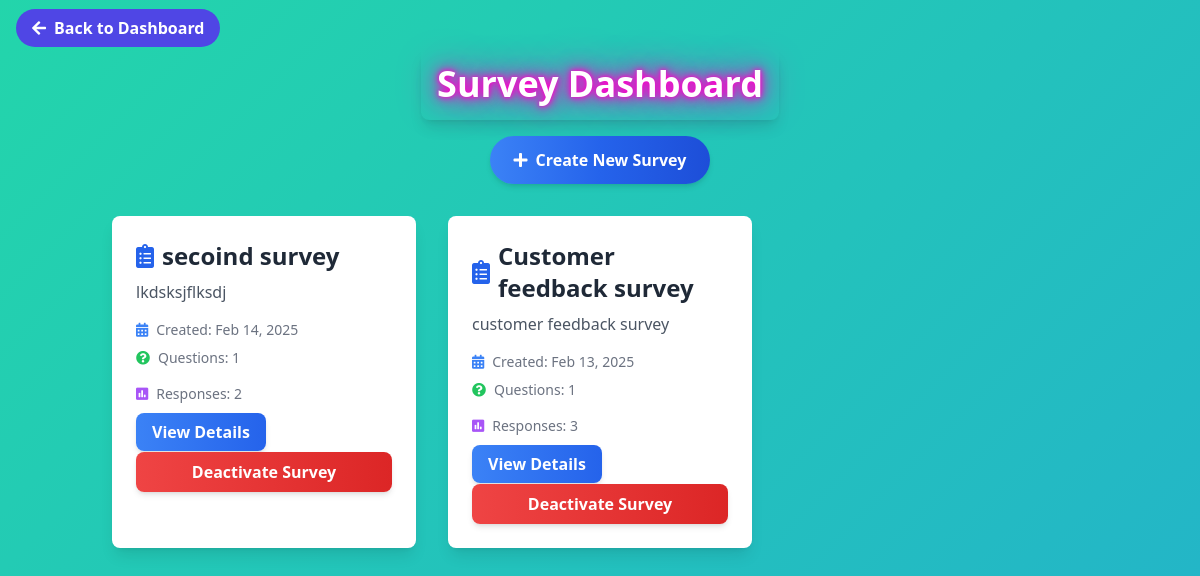
/survey/ (signed in), run on an earlier commit of the app's database.
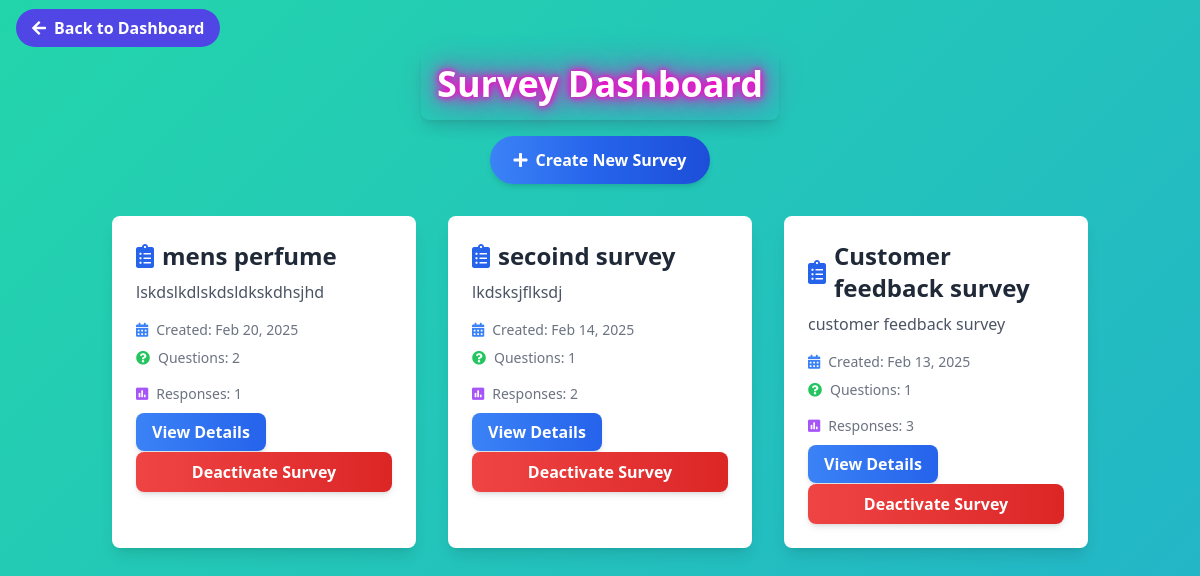
And on a later commit of the database.
### surveys/models.py (models this page shows, shortened)
class Survey(models.Model):
    title = models.CharField(max_length=200)
    description = models.TextField(blank=True, null=True)
    user = models.ForeignKey(
        settings.AUTH_USER_MODEL,
        on_delete=models.CASCADE,
        related_name='surveys',
        null=True  # Allow existing surveys to remain
    )
    created_at = models.DateTimeField(auto_now_add=True)
    updated_at = models.DateTimeField(auto_now=True)
    unique_link = models.CharField(max_length=16, unique=True, blank=True)
    external_link = models.CharField(max_length=16, unique=True, blank=True, null=True)
    max_external_responses = models.PositiveIntegerField(null=True, blank=True)
    external_response_count = models.PositiveIntegerField(default=0)
    is_active = models.BooleanField(default=True)  # New field to track survey activation status
    expiry_datetime = models.DateTimeField(null=True, blank=True)
    is_expired = models.BooleanField(default=False)
    points = models.IntegerField(default=0)

### surveys/views.py (the view)
# urls.py: path('', HomeView.as_view(), name='home'),
class HomeView(LoginRequiredMixin, View):
    def get(self, request):
        surveys = Survey.objects.filter(user=request.user, is_active=True).order_by('-created_at')
        return render(request, 'surveys/home.html', {
            'surveys': surveys,
            'user': request.user
        })

### templates/surveys/home.html (shortened to what this page needs)
<!DOCTYPE html>
<html lang="en">
<head>
    <script src="https://cdn.tailwindcss.com"></script>
    <link rel="stylesheet" href="https://cdnjs.cloudflare.com/ajax/libs/font-awesome/5.15.4/css/all.min.css">
</head>
<body class="animated-bg min-h-screen bg-gray-100">
    <div class="absolute top-4 left-4">
        <a href="{% url 'surveymonitor' %}" class="bg-indigo-600 hover:bg-indigo-700 text-white font-semibold py-2 px-4 rounded-full transition duration-300 ease-in-out transform hover:scale-105">
            <i class="fas fa-arrow-left mr-2"></i>Back to Dashboard
        </a>
    </div>
    <div class="container mx-auto px-6 py-12">
        <div class="flex flex-col items-center mb-8">
            <h1 class="text-4xl font-bold text-white shadow-lg p-4 rounded-lg neon-effect text-center">Survey Dashboard</h1>
            <a href="{% url 'surveys:create_survey' %}"
               class="bg-gradient-to-r from-blue-500 via-blue-600 to-blue-700 text-white font-bold py-3 px-6 rounded-full transform hover:scale-105 shadow-md transition duration-300 mt-4">
                <i class="fas fa-plus mr-2"></i>Create New Survey
            </a>
        </div>
        {% if surveys %}
        <div class="grid md:grid-cols-2 lg:grid-cols-3 gap-8">
            {% for survey in surveys %}
            <div class="bg-white rounded-lg shadow-lg p-6 hover:shadow-xl transition-all duration-300 transform hover:-translate-y-2 hover-translate slide-in">
                <h2 class="text-2xl font-semibold mb-2 text-gray-800 flex items-center">
                    <i class="fas fa-clipboard-list mr-2 text-blue-600"></i>
                    {{ survey.title }}
                </h2>
                <p class="text-gray-600 mb-4 truncate">{{ survey.description|default:"No description available" }}</p>
                <div class="flex items-center text-sm text-gray-500 mb-2">
                    <i class="fas fa-calendar-alt mr-2 text-blue-500"></i>
                    Created: {{ survey.created_at|date:"M d, Y" }}
                </div>
                <div class="flex items-center text-sm text-gray-500 mb-4">
                    <i class="fas fa-question-circle mr-2 text-green-500"></i>
                    Questions: {{ survey.questions.count }}
                </div>
                <div class="flex items-center text-sm text-gray-500 mb-4">
                    <i class="fas fa-poll mr-2 text-purple-500"></i>
                    Responses: {{ survey.responses.count }}
                </div>
                <a href="{% url 'surveys:survey_detail' survey.id %}"
                   class="w-full bg-gradient-to-r from-blue-500 to-blue-600 text-white font-semibold py-2 px-4 rounded-lg text-center shadow-md hover:scale-105 transition duration-200">
                    View Details
                </a>
                <form method="post" action="{% url 'surveys:deactivate_survey' survey.id %}" style="display:inline;">
                    <button type="submit" class="w-full bg-gradient-to-r from-red-500 to-red-600 text-white font-semibold py-2 px-4 rounded-lg text-center shadow-md hover:scale-105 transition duration-200 mt-2" onclick="return confirm('Are you sure you want to deactivate this survey?');">
                        Deactivate Survey
                    </button>
                </form>
            </div>
            {% endfor %}
        </div>
        {% endif %}
    </div>
</body>
</html>

What changed in the data, as far as the page shows it:
added Survey: title "mens perfume", description "lskdslkdlskdsldkskdhsjhd", created_at "Feb 20, 2025", questions.count "2", responses.count "1"
